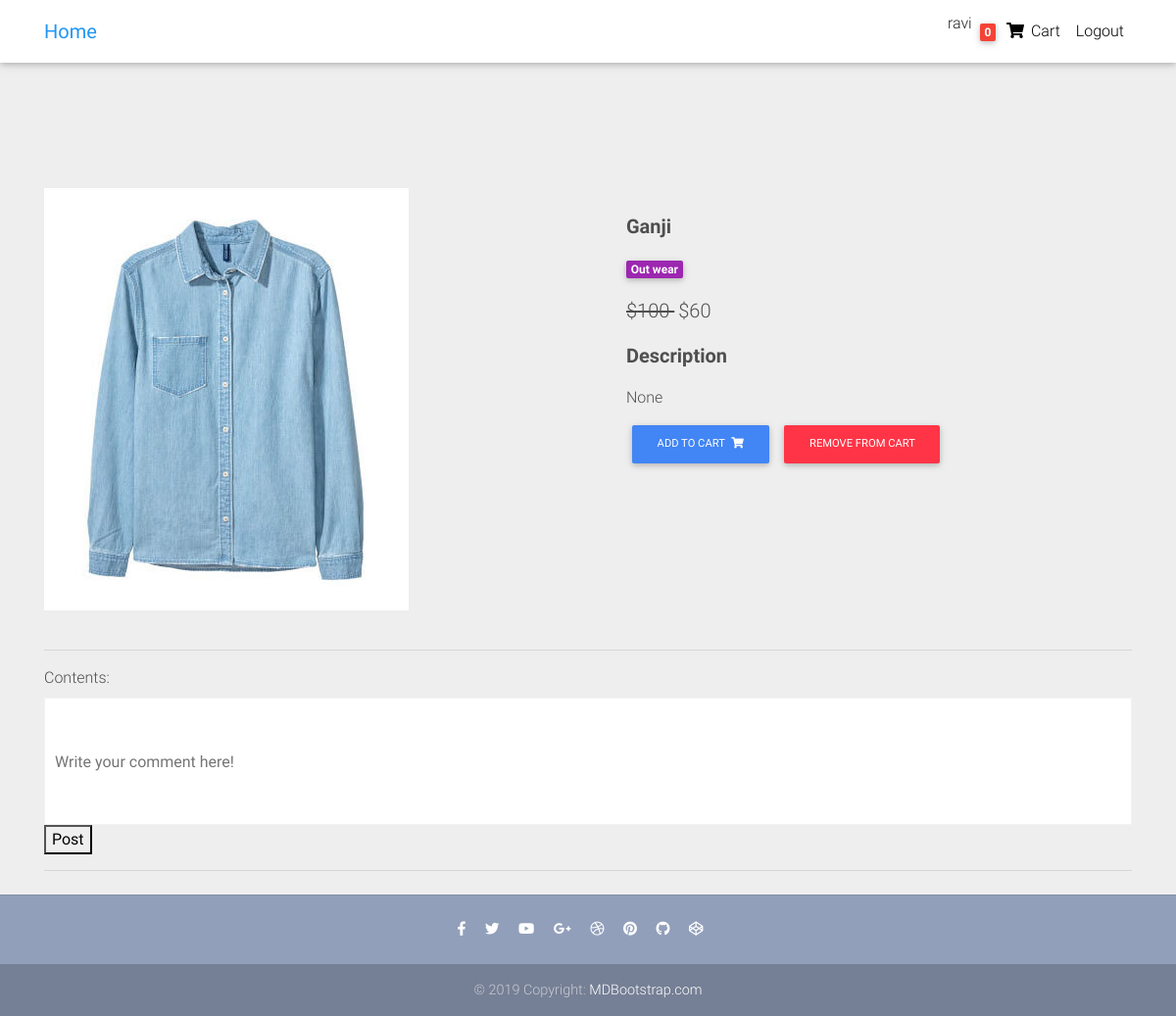
Page /product/test-product4/ (signed in) on the committed database.
### core/models.py (models this page shows, shortened)
class Order(models.Model):
    user = models.ForeignKey(settings.AUTH_USER_MODEL,
                            on_delete=models.CASCADE)
    items = models.ManyToManyField(OrderItem)
    start_date = models.DateTimeField(auto_now_add=True)
    ordered_date = models.DateTimeField()
    ordered= models.BooleanField(default=False)
    billing_address = models.ForeignKey(
        'BillingAddress',
        on_delete=models.SET_NULL,
        blank=True,
        null=True
    )

class Items(models.Model):
    title = models.CharField(max_length=100)
    img = models.ImageField(upload_to='items_img/')
    categories= models.CharField(choices=CATEGORIES_CHOICES,max_length=2)
    label= models.CharField(choices=LABEL_CHOICES,max_length=1,blank=True,null=True)
    price = models.IntegerField()
    discount_price = models.IntegerField(null=True,blank=True)
    description = models.CharField(max_length=1000,null=True,blank=True)
    slug = models.SlugField()
    def get_add_to_card_url(self):
        return reverse("core:add_to_cart",kwargs={
            'slug':self.slug,
        })
    def get_remove_from_card_url(self):
        return reverse("core:remove_from_cart",kwargs={
            'slug':self.slug
        })

### core/views.py (the view, shortened to what this page needs)
# urls.py: path('product/<slug>/',ItemDetailView.as_view(),name='product'),
class  ItemDetailView(DetailView):
    model = Items
    template_name = "product-page.html"
    def get_context_data(self,*args,**kwargs):
        context = super().get_context_data(**kwargs)
        context['form'] = CommentForm()
        comments =Comments.objects.all().filter(item = self.get_object())
        context['comments'] = comments
        return context

### core/forms.py
class CommentForm(forms.Form):
    contents = forms.CharField(widget=forms.TextInput(attrs={
        'placeholder':'Write your comment here!',
        'class':'pb-cmnt-textarea'
    }))

### core/templatetags/cart_template_tags.py (called while the page is built)
@register.filter
def cart_item_count(user):
    if user.is_authenticated:
        qs = Order.objects.filter(user=user,ordered = False)
        if qs.exists():
            return qs[0].items.count()
    return 0

### templates/product-page.html (shortened to what this page needs)
{% extends '_base.html' %}
{% block contents %}
  <main class="mt-5 pt-4">
    <div class="container dark-grey-text mt-5">
      <div class="row wow fadeIn">
        <div class="col-md-6 mb-4">
          <img src="{{ object.img.url }}" class="img-fluid" alt="">
        </div>
        <div class="col-md-6 mb-4">
          <div class="p-4">
            <p class="lead font-weight-bold">{{object.title}}</p>
            <div class="mb-3">
              <a href="">
                <span class="badge purple mr-1">{{object.get_categories_display}}</span>
              </a>
            </div>
            <p class="lead">
              {% if object.discount_price %}
                <span class="mr-1">
                  <del>
                    ${{ object.price }}
                  </del>
                </span>
                <span>${{object.discount_price}}</span>
              {% else %}
                <span>${{object.price}}</span>
              {% endif %}
            </p>
            <p class="lead font-weight-bold">Description</p>
            <p> {{ object.description}}</p>
            <a href="{{ object.get_add_to_card_url }}" class="btn btn-primary btn-md my-0 p" >Add to cart
              <i class="fas fa-shopping-cart ml-1"></i>
            </a>
            {% if request.user.is_authenticated %}
              <a href="{{ object.get_remove_from_card_url }}" class="btn btn-danger btn-md my-0 p" >Remove from cart
              </a>
            {% endif %}
          </div>
        </div>
      </div>
      <hr>
      <div>
        <form action="" method="POST">
          {{ form }}
          <button name="CommentForm" type="submit">Post</button>
        </form>
      </div>
      <hr>
  </main>
  <footer class="page-footer text-center font-small mt-4 wow fadeIn">
    <hr class="my-4">
    <div class="pb-4">
      <a href="https://www.facebook.com/mdbootstrap" target="_blank">
        <i class="fab fa-facebook-f mr-3"></i>
      </a>
      <a href="https://twitter.com/MDBootstrap" target="_blank">
        <i class="fab fa-twitter mr-3"></i>
      </a>
      <a href="https://www.youtube.com/watch?v=7MUISDJ5ZZ4" target="_blank">
        <i class="fab fa-youtube mr-3"></i>
      </a>
      <a href="https://plus.google.com/u/0/b/107863090883699620484" target="_blank">
        <i class="fab fa-google-plus-g mr-3"></i>
      </a>
      <a href="https://dribbble.com/mdbootstrap" target="_blank">
        <i class="fab fa-dribbble mr-3"></i>
      </a>
      <a href="https://pinterest.com/mdbootstrap" target="_blank">
        <i class="fab fa-pinterest mr-3"></i>
      </a>
      <a href="https://github.com/mdbootstrap/bootstrap-material-design" target="_blank">
        <i class="fab fa-github mr-3"></i>
      </a>
      <a href="http://codepen.io/mdbootstrap/" target="_blank">
        <i class="fab fa-codepen mr-3"></i>
      </a>
    </div>
    <div class="footer-copyright py-3">
      © 2019 Copyright:
      <a href="https://mdbootstrap.com/education/bootstrap/" target="_blank"> MDBootstrap.com </a>
    </div>
  </footer>
{% endblock %}

### templates/_base.html (shortened to what this page needs)
<!DOCTYPE html>
<html lang="en">
{% load static %}
{% load cart_template_tags %}
<head>
  <link rel="stylesheet" href="https://use.fontawesome.com/releases/v5.11.2/css/all.css">
  <link href="{% static 'css/bootstrap.min.css' %}" rel="stylesheet">
  <link href="{% static 'css/mdb.min.css' %}" rel="stylesheet">
  <link href="{% static 'css/style.min.css' %}" rel="stylesheet">
  <link href="{% static 'css/comments/comments.css' %}" rel="stylesheet">
</head>
<body>
  <div class="mt-5 pt-4">
  </div>
  <nav class="navbar fixed-top navbar-expand-lg navbar-light white scrolling-navbar">
    <div class="container">
      <a class="navbar-brand waves-effect" href="{% url 'core:home' %}">
        <strong class="blue-text">Home</strong>
      </a>
      <div class="collapse navbar-collapse" id="navbarSupportedContent">
        <ul class="navbar-nav nav-flex-icons">
          {% if request.user.is_authenticated %}
          <li class="nav-item">
            <span>{{ request.user.username }}</span>
          </li>
          <li class="nav-item">
            <a href="{% url 'core:CheckOutView' %}" class="nav-link waves-effect">
              <span class="badge red z-depth-1 mr-1"> {{request.user|cart_item_count}} </span>
              <i class="fas fa-shopping-cart"></i>
              <span class="clearfix d-none d-sm-inline-block"> Cart </span>
            </a>
          </li>
          <li class="nav-item">
            <a class="nav-link waves-effect" href="{% url 'account_logout' %}">
              <span class="clearfix d-none d-sm-inline-block"> Logout </span>
            </a>
          </li>
          {% endif %}
        </ul>
      </div>
    </div>
  </nav>
  {% block contents%}
  {% endblock%}
</body>
</html>

### core/static/css/comments/comments.css (style rules this page uses)
body { margin-top:20px; background:#eee; }

### templates/_base.html (style rules this page uses)
.pb-cmnt-textarea { resize: none; padding: 10px; height: 130px; width: 100%; border: 1px solid #F2F2F2; }
html, body, header, .carousel { height: 60vh; }

### rows in the picture
Items: img (picture), title "Ganji", categories "Out wear", price "100", discount_price "60", description "None"

### other values in the picture
{{ request.user.username }} "ravi"
{{ request.user|cart_item_count }} "0"
